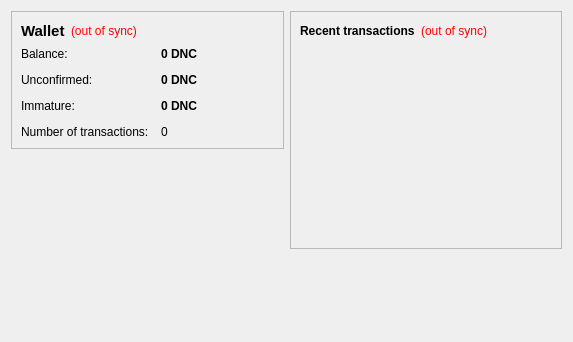
<?xml version="1.0" encoding="UTF-8"?>
<ui version="4.0">
 <class>OverviewPage</class>
 <widget class="QWidget" name="OverviewPage">
  <property name="geometry">
   <rect>
    <x>0</x>
    <y>0</y>
    <width>573</width>
    <height>342</height>
   </rect>
  </property>
  <property name="windowTitle">
   <string>Form</string>
  </property>
  <layout class="QHBoxLayout" name="horizontalLayout" stretch="1,1">
   <item>
    <layout class="QVBoxLayout" name="verticalLayout_2">
     <item>
      <widget class="QFrame" name="frame">
       <property name="frameShape">
        <enum>QFrame::StyledPanel</enum>
       </property>
       <property name="frameShadow">
        <enum>QFrame::Raised</enum>
       </property>
       <layout class="QVBoxLayout" name="verticalLayout_4">
        <item>
         <layout class="QHBoxLayout" name="horizontalLayout_4">
          <item>
           <widget class="QLabel" name="label_5">
            <property name="font">
             <font>
              <pointsize>11</pointsize>
              <weight>75</weight>
              <bold>true</bold>
             </font>
            </property>
            <property name="text">
             <string>Wallet</string>
            </property>
           </widget>
          </item>
          <item>
           <widget class="QLabel" name="labelWalletStatus">
            <property name="toolTip">
             <string>The displayed information may be out of date. Your wallet automatically synchronizes with the DonateCoin network after a connection is established, but this process has not completed yet.</string>
            </property>
            <property name="styleSheet">
             <string notr="true">QLabel { color: red; }</string>
            </property>
            <property name="text">
             <string notr="true">(out of sync)</string>
            </property>
            <property name="alignment">
             <set>Qt::AlignLeading|Qt::AlignLeft|Qt::AlignVCenter</set>
            </property>
           </widget>
          </item>
          <item>
           <spacer name="horizontalSpacer_2">
            <property name="orientation">
             <enum>Qt::Horizontal</enum>
            </property>
            <property name="sizeHint" stdset="0">
             <size>
              <width>40</width>
              <height>20</height>
             </size>
            </property>
           </spacer>
          </item>
         </layout>
        </item>
        <item>
         <layout class="QFormLayout" name="formLayout_2">
          <property name="fieldGrowthPolicy">
           <enum>QFormLayout::AllNonFixedFieldsGrow</enum>
          </property>
          <property name="horizontalSpacing">
           <number>12</number>
          </property>
          <property name="verticalSpacing">
           <number>12</number>
          </property>
          <item row="0" column="0">
           <widget class="QLabel" name="label">
            <property name="text">
             <string>Balance:</string>
            </property>
           </widget>
          </item>
          <item row="0" column="1">
           <widget class="QLabel" name="labelBalance">
            <property name="font">
             <font>
              <weight>75</weight>
              <bold>true</bold>
             </font>
            </property>
            <property name="cursor">
             <cursorShape>IBeamCursor</cursorShape>
            </property>
            <property name="toolTip">
             <string>Your current balance</string>
            </property>
            <property name="text">
             <string notr="true">0 DNC</string>
            </property>
            <property name="textInteractionFlags">
             <set>Qt::LinksAccessibleByMouse|Qt::TextSelectableByKeyboard|Qt::TextSelectableByMouse</set>
            </property>
           </widget>
          </item>
          <item row="1" column="0">
           <widget class="QLabel" name="label_3">
            <property name="text">
             <string>Unconfirmed:</string>
            </property>
           </widget>
          </item>
          <item row="1" column="1">
           <widget class="QLabel" name="labelUnconfirmed">
            <property name="font">
             <font>
              <weight>75</weight>
              <bold>true</bold>
             </font>
            </property>
            <property name="cursor">
             <cursorShape>IBeamCursor</cursorShape>
            </property>
            <property name="toolTip">
             <string>Total of transactions that have yet to be confirmed, and do not yet count toward the current balance</string>
            </property>
            <property name="text">
             <string notr="true">0 DNC</string>
            </property>
            <property name="textInteractionFlags">
             <set>Qt::LinksAccessibleByMouse|Qt::TextSelectableByKeyboard|Qt::TextSelectableByMouse</set>
            </property>
           </widget>
          </item>
          <item row="3" column="0">
           <widget class="QLabel" name="label_2">
            <property name="text">
             <string>Number of transactions:</string>
            </property>
           </widget>
          </item>
          <item row="3" column="1">
           <widget class="QLabel" name="labelNumTransactions">
            <property name="toolTip">
             <string>Total number of transactions in wallet</string>
            </property>
            <property name="text">
             <string notr="true">0</string>
            </property>
           </widget>
          </item>
          <item row="2" column="0">
           <widget class="QLabel" name="labelImmatureText">
            <property name="text">
             <string>Immature:</string>
            </property>
           </widget>
          </item>
          <item row="2" column="1">
           <widget class="QLabel" name="labelImmature">
            <property name="font">
             <font>
              <weight>75</weight>
              <bold>true</bold>
             </font>
            </property>
            <property name="toolTip">
             <string>Mined balance that has not yet matured</string>
            </property>
            <property name="text">
             <string notr="true">0 DNC</string>
            </property>
            <property name="textInteractionFlags">
             <set>Qt::LinksAccessibleByMouse|Qt::TextSelectableByKeyboard|Qt::TextSelectableByMouse</set>
            </property>
           </widget>
          </item>
         </layout>
        </item>
       </layout>
      </widget>
     </item>
     <item>
      <spacer name="verticalSpacer">
       <property name="orientation">
        <enum>Qt::Vertical</enum>
       </property>
       <property name="sizeHint" stdset="0">
        <size>
         <width>20</width>
         <height>40</height>
        </size>
       </property>
      </spacer>
     </item>
    </layout>
   </item>
   <item>
    <layout class="QVBoxLayout" name="verticalLayout_3">
     <item>
      <widget class="QFrame" name="frame_2">
       <property name="frameShape">
        <enum>QFrame::StyledPanel</enum>
       </property>
       <property name="frameShadow">
        <enum>QFrame::Raised</enum>
       </property>
       <layout class="QVBoxLayout" name="verticalLayout">
        <item>
         <layout class="QHBoxLayout" name="horizontalLayout_2">
          <item>
           <widget class="QLabel" name="label_4">
            <property name="text">
             <string>&lt;b&gt;Recent transactions&lt;/b&gt;</string>
            </property>
           </widget>
          </item>
          <item>
           <widget class="QLabel" name="labelTransactionsStatus">
            <property name="toolTip">
             <string>The displayed information may be out of date. Your wallet automatically synchronizes with the DonateCoin network after a connection is established, but this process has not completed yet.</string>
            </property>
            <property name="styleSheet">
             <string notr="true">QLabel { color: red; }</string>
            </property>
            <property name="text">
             <string notr="true">(out of sync)</string>
            </property>
            <property name="alignment">
             <set>Qt::AlignRight|Qt::AlignTrailing|Qt::AlignVCenter</set>
            </property>
           </widget>
          </item>
          <item>
           <spacer name="horizontalSpacer">
            <property name="orientation">
             <enum>Qt::Horizontal</enum>
            </property>
            <property name="sizeHint" stdset="0">
             <size>
              <width>40</width>
              <height>20</height>
             </size>
            </property>
           </spacer>
          </item>
         </layout>
        </item>
        <item>
         <widget class="QListView" name="listTransactions">
          <property name="styleSheet">
           <string notr="true">QListView { background: transparent; }</string>
          </property>
          <property name="frameShape">
           <enum>QFrame::NoFrame</enum>
          </property>
          <property name="verticalScrollBarPolicy">
           <enum>Qt::ScrollBarAlwaysOff</enum>
          </property>
          <property name="horizontalScrollBarPolicy">
           <enum>Qt::ScrollBarAlwaysOff</enum>
          </property>
          <property name="selectionMode">
           <enum>QAbstractItemView::NoSelection</enum>
          </property>
         </widget>
        </item>
       </layout>
      </widget>
     </item>
     <item>
      <spacer name="verticalSpacer_2">
       <property name="orientation">
        <enum>Qt::Vertical</enum>
       </property>
       <property name="sizeHint" stdset="0">
        <size>
         <width>20</width>
         <height>40</height>
        </size>
       </property>
      </spacer>
     </item>
    </layout>
   </item>
  </layout>
 </widget>
 <resources/>
 <connections/>
</ui>
